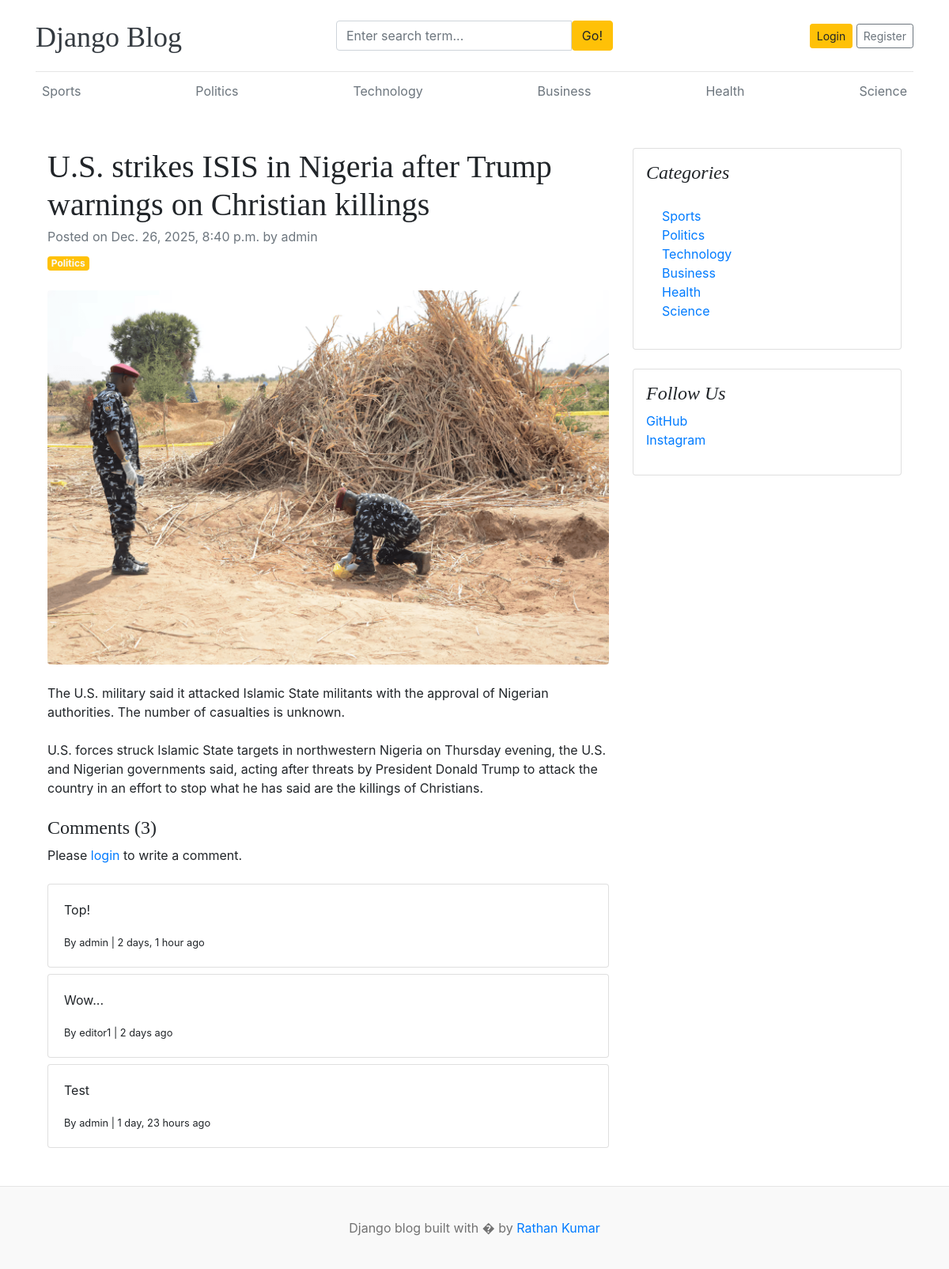
The page /articles/trump-bombing-nigeria-isis/ on the database its author committed.
### articles/models.py (models this page shows)
class Category(models.Model):
    name = models.CharField(max_length=50, unique=True)
    created_at = models.DateTimeField(auto_now_add=True)
    updated_at = models.DateField(auto_now=True)
    def __str__(self) -> str:
        return self.name
    class Meta:
        verbose_name_plural = 'categories'

class Article(models.Model):
    title = models.CharField(max_length=100)
    slug = models.SlugField(max_length=150, unique=True, blank=True)
    category = models.ForeignKey(Category, on_delete=models.CASCADE)
    author = models.ForeignKey(User, on_delete=models.CASCADE)
    featured_image = models.ImageField(upload_to='uploads/%Y/%m/%d')
    short_description = models.TextField(max_length=500)
    body = models.TextField(max_length=15000)
    status = models.IntegerField(choices=STATUS_CHOICES, default=0)
    is_featured = models.BooleanField(default=False)
    created_at = models.DateTimeField(auto_now_add=True)
    updated_at = models.DateTimeField(auto_now=True)
    def __str__(self) -> str:
        return self.title

class Comment(models.Model):
    user = models.ForeignKey(User, on_delete=models.CASCADE)
    article = models.ForeignKey(Article, on_delete=models.CASCADE)
    text = models.TextField(max_length=250)
    created_at = models.DateTimeField(auto_now_add=True)
    updated_at = models.DateTimeField(auto_now=True)
    def __str__(self) -> str:
        return self.text

### assignments/models.py (models this page shows)
class SocialLink(models.Model):
    platform = models.CharField(max_length=30)
    url = models.URLField(max_length=100)
    created_at = models.DateTimeField(auto_now_add=True)
    updated_at = models.DateTimeField(auto_now=True)
    def __str__(self) -> str:
        return self.platform

### articles/views.py (the view, shortened to what this page needs)
# urls.py: path('articles/<slug:slug>/', articles_views.articles, name='articles'),
def articles(request, slug):
    article = get_object_or_404(Article, status=1, slug=slug)
    comments = Comment.objects.filter(article=article)
    return render(request, 'articles.html', { 'article': article, 'comments': comments })

### articles/context_processors.py (called while the page is built)
def get_categories(request):
    categories = Category.objects.all()
    return dict(categories=categories)

def get_social_links(request):
    social_links = SocialLink.objects.all()
    return dict(social_links=social_links)

### templates/articles.html
{% extends 'base.html' %}
{% block content %}
    <div class="container mt-5">
        <div class="row">
            <div class="col-lg-8">
                <article>
                    <header class="mb-4">
                        <h1 class="fw-bolder mb-1">{{ article }}</h1>
                        <div class="text-muted fst-italic mb-2">Posted on <time datetime="{{ article.created_at }}">{{ article.created_at }}</time> by {{ article.author }}</div>
                        <a class="badge bg-warning text-decoration-none text-light" href="#!">{{ article.category }}</a>
                    </header>
                    <figure class="mb-4"><img class="img-fluid rounded" src="{{ article.featured_image.url }}" alt="..."></figure>
                    <section class="mb-5">
                        <p class="fs-5 mb-4">{{ article.short_description }}</p>
                        <p class="fs-5 mb-4">{{ article.body }}</p>
                        <h4>Comments ({{ comments.count }})</h4>
                        <div class="form-group">
                            {% if user.is_authenticated %}
                                <form method="post">
                                    {% csrf_token %}
                                    <div class="form-group">
                                        <textarea name="comment" class="form-control mt-4" placeholder="Write your comment..."></textarea>
                                        <input type="submit" value="Comment" class="btn btn-primary mt-2">
                                    </div>
                                </form>
                            {% else %}
                                <p>Please <span><a href="{% url 'login' %}">login</a></span> to write a comment.</p>
                            {% endif %}
                        </div>
                        {% if comments %}
                            <div class="mt-4">
                                {% for comment in comments %}
                                    <div class="card mt-2">
                                        <div class="card-body">
                                            <p class="card-text">{{ comment }}</p>
                                            <span><small>By {{ comment.user }} | <time datetime="{{ comment.created_at }}">{{ comment.created_at | timesince }} ago</time></small></span>
                                        </div>
                                    </div>
                                {% endfor %}
                            </div>
                        {% else %}
                            <div class="mt-4">
                                <p>No comments yet.</p>
                            </div>
                        {% endif %}
                    </section>
                </article>
            </div>
            <div class="col-lg-4">
                <div class="card mb-4 p-3">
                    <h4 class="font-italic">Categories</h4>
                    <div class="card-body">
                        <div class="row">
                            <div class="col-sm-6">
                                <ul class="list-unstyled mb-0">
                                    {% for category in categories %}
                                        <li><a href="{% url 'posts_by_category' category.id %}">{{ category }}</a></li>
                                    {% endfor %}
                                </ul>
                            </div>
                        </div>
                    </div>
                </div>
                {% if social_links %}
                <div class="card mb-4 p-3">
                    <h4 class="font-italic">Follow Us</h4>
                    <ol class="list-unstyled">
                        {% for link in social_links %}
                            <li><a href="{{ link.url }}" rel="noopener noreferrer" target="_blank">{{ link }}</a></li>
                        {% endfor %}
                    </ol>
                </div>
                {% endif %}
            </div>
        </div>
    </div>
{% endblock %}

### templates/base.html (shortened to what this page needs)
{% load static %}
<!DOCTYPE html>
<html lang="en">
<head>
    <link href="https://getbootstrap.com/docs/4.0/dist/css/bootstrap.min.css" rel="stylesheet">
    <link href="{% static 'css/blog.css' %}" rel="stylesheet">
    <link rel="stylesheet" href="https://cdnjs.cloudflare.com/ajax/libs/font-awesome/4.7.0/css/font-awesome.min.css">
</head>
<body>
    <div class="container">
        <header class="blog-header py-3">
            <div class="row flex-nowrap justify-content-between align-items-center">
                <div class="col-4 pt-1">
                    <a class="blog-header-logo text-dark" href="/">Django Blog</a>
                </div>
                <div class="col-4">
                    <form action="{% url 'search' %}" method="get">
                        <div class="input-group">
                            <input class="form-control" type="text" name="keyword" value="{{ keyword }}" placeholder="Enter search term..."
                                aria-label="Enter search term..." aria-describedby="button-search" />
                            <button class="btn btn-warning" id="button-search" type="submit">Go!</button>
                        </div>
                    </form>
                </div>
                <div class="col-4 d-flex justify-content-end align-items-center">
                    {% if not user.is_authenticated %}
                        <a class="btn btn-sm btn-warning" href="{% url 'login' %}">Login</a> &nbsp;
                        <a class="btn btn-sm btn-outline-secondary" href="{% url 'register' %}">Register</a>
                    {% else %}
                        {% if user.is_staff %}
                            <a href="{% url 'dashboard' %}"><span>Dashboard</span></a>&emsp;
                        {% endif %}
                        <a href="{% url 'logout' %}"><span>Logout</span></a>
                    {% endif %}
                </div>
            </div>
        </header>
        <div class="nav-scroller py-1 mb-2">
            <nav class="nav d-flex justify-content-between">
                {% for category in categories %}
                    <a class="p-2 text-muted" href="{% url 'posts_by_category' category.id %}">{{ category }}</a>
                {% endfor %}
            </nav>
        </div>
        {% block content %}{% endblock %}
    </div>
    <footer class="blog-footer">
        <p>Django blog built with � by <a href="#">Rathan Kumar</a></p>
    </footer>
</body>
</html>

### blog/static/css/blog.css (style rules this page uses)
.blog-header { border-bottom: 1px solid #e5e5e5; }
.blog-header-logo { font-family: "Playfair Display", Georgia, "Times New Roman", serif; font-size: 2.25rem; }
h1, h2, h3, h4, h5, h6 { font-family: "Playfair Display", Georgia, "Times New Roman", serif; }
.blog-footer { padding: 2.5rem 0; color: #727272; text-align: center; background-color: #f9f9f9; border-top: .05rem solid #e5e5e5; }
.blog-footer p:last-child { margin-bottom: 0; }

### rows shown on the page
Category: name "Sports"
Category: name "Politics"
Category: name "Technology"
Category: name "Business"
Category: name "Health"
Category: name "Science"
Article: title "U.S. strikes ISIS in Nigeria after Trump warnings on Christian killings", created_at "Dec. 26, 2025, 8:40 p.m.", author "admin", category "Politics", featured_image (picture), short_description "The U.S. military said it attacked Islamic State militants with the approval of Nigerian authorities. The number of casualties is unknown.", body "U.S. forces struck Islamic State targets in northwestern Nigeria on Thursday evening, the U.S. and Nigerian governments said, acting after threats by President Donald Trump to attack the country in an effort to stop what he has said are the killings of Christians."
Comment: text "Top!", user "admin", created_at "2 days, 1 hour"
Comment: text "Wow...", user "editor1", created_at "2 days"
Comment: text "Test", user "admin", created_at "1 day, 23 hours"
SocialLink: platform "GitHub"
SocialLink: platform "Instagram"

### other values the page prints
{{ comments.count }} "3"
